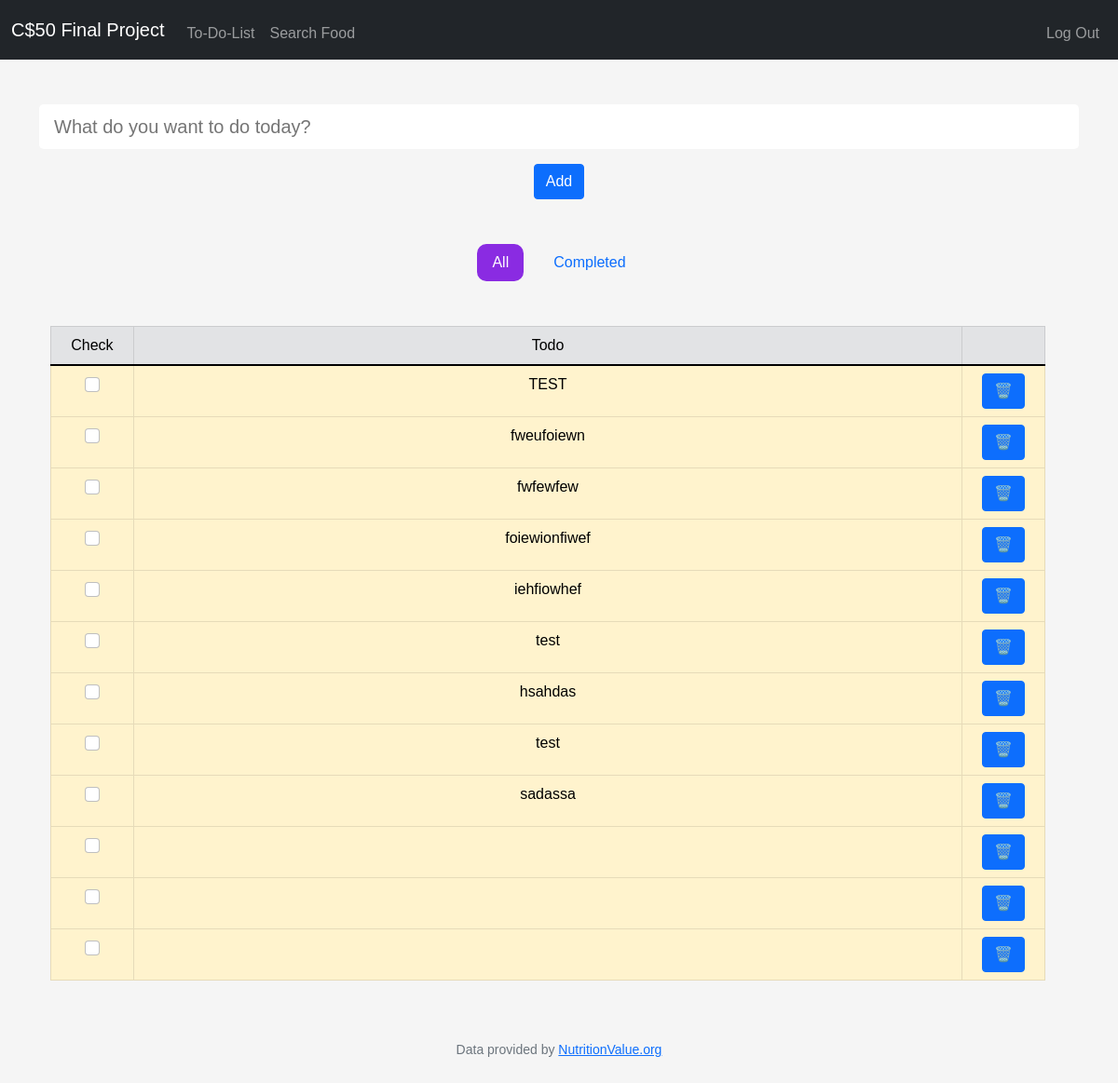
Screenshot of /todolist (signed in) with the database file from the repository.
### tables this page shows
CREATE TABLE todolist (
id INTEGER PRIMARY KEY AUTOINCREMENT NOT NULL,
user_id INT,
todo TEXT NOT NULL,
done TEXT NOT NULL DEFAULT 1,
FOREIGN KEY (user_id) REFERENCES users(id)
);

### app.py (the view)
@app.route("/todolist", methods=["GET", "POST"])
@login_required
def todolist():
    if request.method == "POST":
        todo = request.form.get("todo")
        if todo and not todo.isspace():
            db.execute("INSERT INTO todolist (user_id, todo) VALUES (?, ?)", session["user_id"], todo)
        return redirect("/todolist")
    else:
        todolist = db.execute("SELECT * FROM todolist WHERE user_id = ?", session["user_id"])
        return render_template("todolist.html", todolist=todolist)

### app.py (called while the page is built)
@app.after_request
def after_request(response):
    response.headers["Cache-Control"] = "no-cache, no-store, must-revalidate"
    response.headers["Expires"] = 0
    response.headers["Pragma"] = "no-cache"
    return response

### helpers.py (called while the page is built)
def login_required(f):
    @wraps(f)
    def decorated_function(*args, **kwargs):
        if session.get("user_id") is None:
            return redirect("/login")
        return f(*args, **kwargs)
    return decorated_function

### templates/todolist.html (shortened to what this page needs)
{% extends "layout.html" %}
{% block main %}
    <div class="container">
        <div class="row mb-5">
            <form action="/todolist" method="post">
                <input autocomplete="off" id="todoField" type="text" class="form-control-lg mb-3 border-0 me-3 w-100" name="todo" placeholder="What do you want to do today?" onsubmit="return validateForm()">
                <button class="btn btn-primary" type="submit">Add</button>
            </form>
        </div>
        <div class="d-flex flex-row justify-content-center gap-3 mb-5">
            <a href="/todolist" class="nav-link" id="todolist">All</a>
            <a href="/todo_completed" class="nav-link" id="todo_completed">Completed</a>
        </div>
        <div class="container row">
            <table class="table table-warning table-bordered table-striped-columns table-hover">
                <thead class="table-secondary">
                    <tr>
                        <td class="col-1">Check</td>
                        <td class="col-10">Todo</td>
                        <td class="col-1"></td>
                    </tr>
                </thead>
                <tbody>
                    <form action="/todo_completed" method="post" id="formTodo">
                    {% for todo in todolist %}
                        <tr>
                            <td>
                                <input class="form-check-input" type="checkbox" value="{{ todo.todo }}" id="checkTodo{{loop.index}}" name="check{{ loop.index }}">
                            </td>
                            <td>
                                <label class="form-check-label" for="flexCheckDefault">{{ todo.todo }}</label>
                            </td>
                            <td>
                                <button class="btn btn-primary" type="submit" name="deleteRow" value="{{ todo.todo }}">🗑️</button>
                            </td>
                        </tr>
                    {% endfor %}
                    </form>
                </tbody>
            </table>
        </div>
    </div>
{% endblock %}

### static/styles.css (style rules this page uses)
body { background-color: #f5f5f5; }
.form-control-lg { border-color: black; }
.linkClicked { border-radius: 10px; border-color: none; background-color: blueviolet; color: white; }
* { font-family: Arial, Helvetica, sans-serif; }

### rows the page displays
todolist: todo "TEST"
todolist: todo "fweufoiewn"
todolist: todo "fwfewfew"
todolist: todo "foiewionfiwef"
todolist: todo "iehfiowhef"
todolist: todo "test"
todolist: todo "hsahdas"
todolist: todo "test"
todolist: todo "sadassa"
